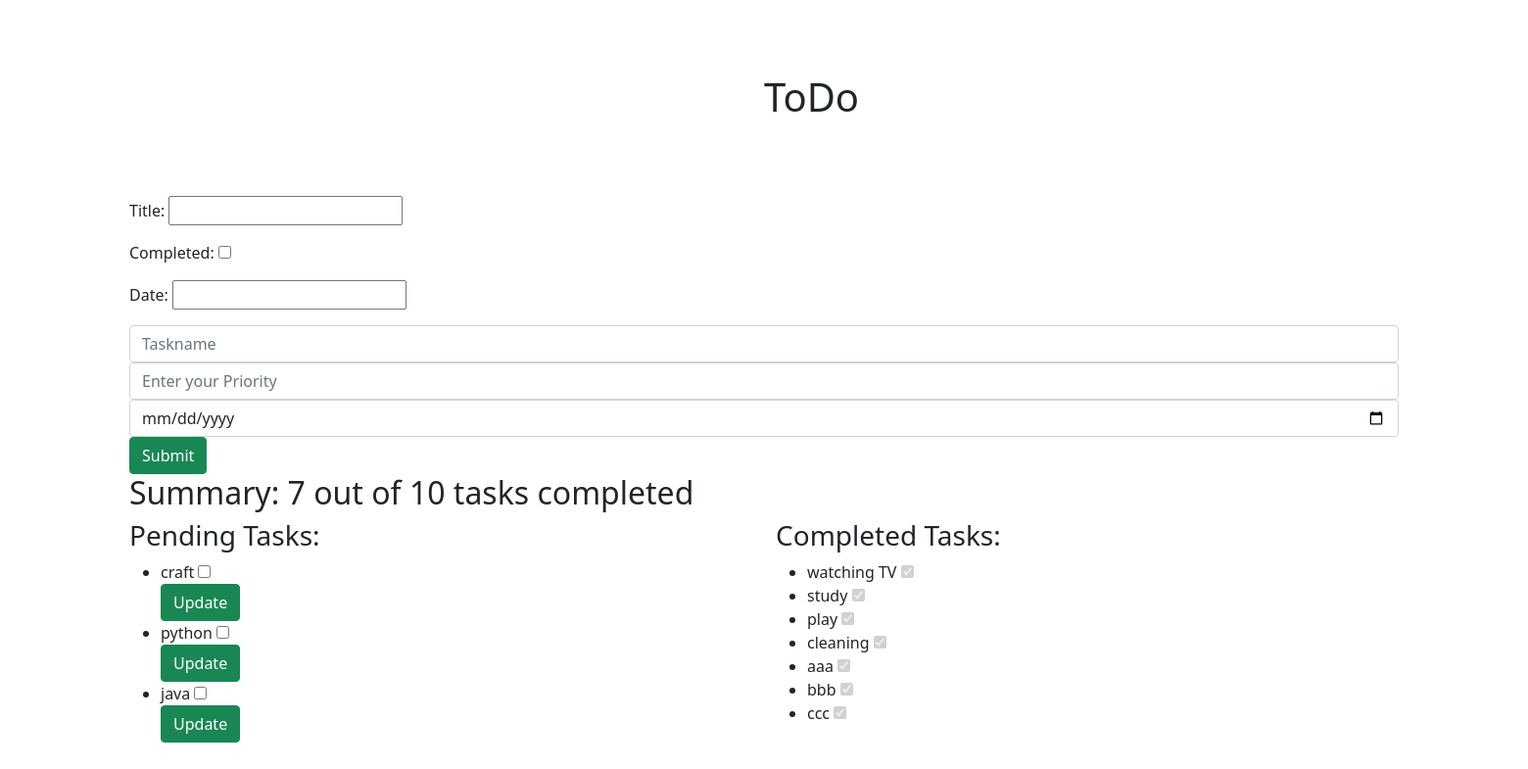
The page / on the database its author committed.
### Taskapp/models.py (models this page shows, shortened)
class Task(models.Model):
    title = models.CharField(max_length=200)
    completed = models.BooleanField(default=False)
    date = models.DateField()

### Taskapp/views.py (the view)
# urls.py: path('', views.task_list, name='task_list'),
def task_list(request):
    tasks = Task.objects.all()
    form = TaskForm()
    if request.method == 'POST':
        form = TaskForm(request.POST)
        if form.is_valid():
            form.save()
            return redirect('/')
    total_tasks = tasks.count()
    completed_tasks = tasks.filter(completed=True).count()
    return render(request, 'task_list.html', {'tasks': tasks,'form':form, 'total_tasks': total_tasks, 'completed_tasks': completed_tasks})

### Taskapp/forms.py
class TaskForm(forms.ModelForm):
    class Meta:
        model=Task
        fields=['title','completed','date']

### templates/task_list.html (shortened to what this page needs)
{% extends 'base.html' %}
{% block content %}
    <div class="container-fluid">
    <div class="row">
        <div class="col-md-12">
            <div class="banner">
                <div class="banner-text">
                    <h1>ToDo</h1>
                </div>
            </div>
        </div>
    </div>
</div>
<div class="container">
    <div class="row">
        <div class="col-md-12">
            <form method="post">
                {{ form.as_p }}
                <div class="form-group">
                <input type="text"  class="form-control" name="task" placeholder="Taskname">
                </div>
                <div class="form-group">
                <input type="text" class="form-control" name="priority" placeholder="Enter your Priority">
                </div>
                <div class="form-group">
                <input type="date" class="form-control" name="date" placeholder="Enter your date">
            </div>
                <input type="submit" class="btn btn-success">
            </form>
        </div>
            <h2>Summary: {{ completed_tasks }} out of {{ total_tasks }} tasks completed</h2>
            <div class="col-md-6">
                <h3>Pending Tasks:</h3>
                <ul>
                    {% for task in tasks %}
                        {% if not task.completed %}
                            <li>{{ task.title }} <input type="checkbox" onclick="location.href='{% url 'complete_task' task.id %}'"><br>
                            <a class="btn btn-success" href="{% url 'update' task.id %}">Update</a>
                            </li>
                        {% endif %}
                    {% endfor %}
                </ul>
            </div>
            <div class="col-md-6">
                <h3>Completed Tasks:</h3>
                <ul>
                    {% for task in tasks %}
                        {% if task.completed %}
                            <li>{{ task.title }} <input type="checkbox" checked disabled></li>
                        {% endif %}
                    {% endfor %}
                </ul>
            </div>
    </div>
</div>
{% endblock %}

### templates/base.html (shortened to what this page needs)
{% load static %}
<!DOCTYPE html>
<html lang="en">
<head>
    <link href="https://cdn.jsdelivr.net/npm/bootstrap@5.0.2/dist/css/bootstrap.min.css" rel="stylesheet">
</head>
<link rel="stylesheet" href="{% static 'style.css'%}">
<body>
{% block content %}
{% endblock %}
</body>
</html>

### static/style.css (style rules this page uses)
.banner { width :100%; height :150px; margin-bottom:50px; }
.banner-text { top:50%; left:50%; position:relative; transform:transform; }

### rows shown on the page
Task: title "craft"
Task: title "python"
Task: title "java"
Task: title "watching TV"
Task: title "study"
Task: title "play"
Task: title "cleaning"
Task: title "aaa"
Task: title "bbb"
Task: title "ccc"

### other values the page prints
{{ completed_tasks }} "7"
{{ total_tasks }} "10"
